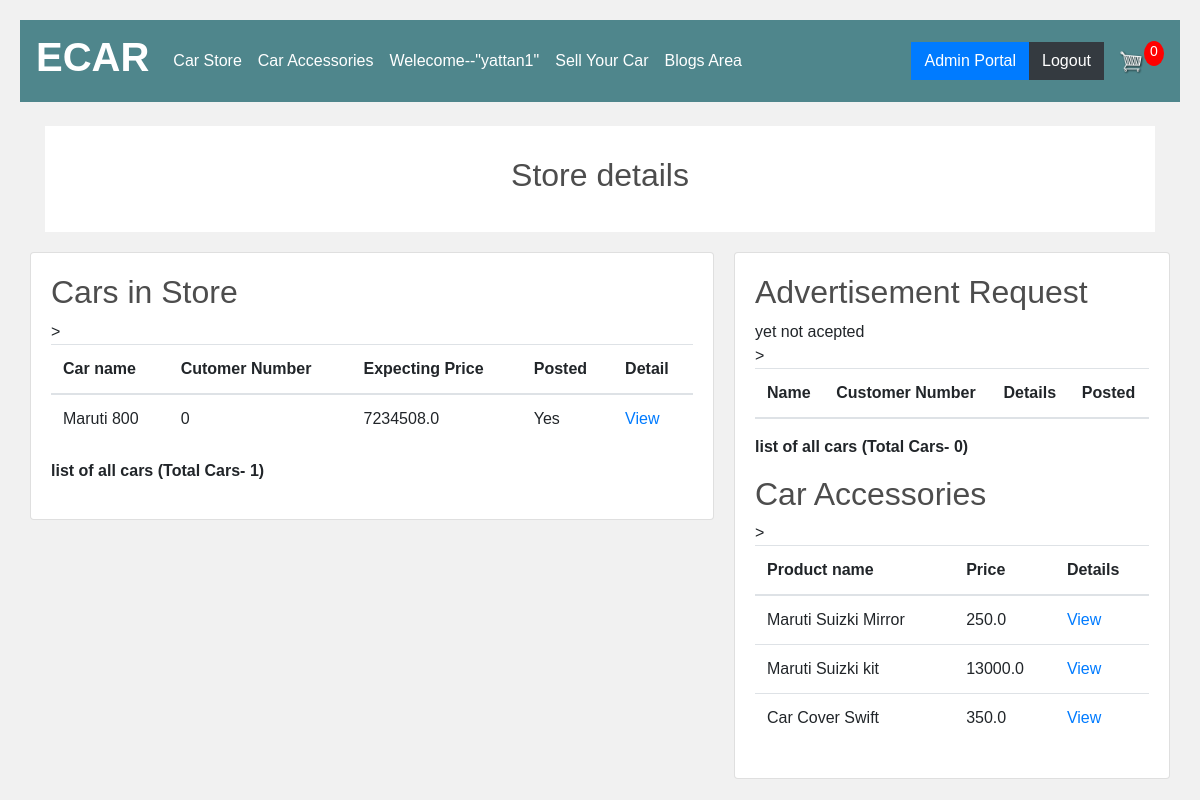
Screenshot of /storedetails (signed in) with the database file from the repository.
### store/models.py (models this page shows, shortened)
class Product(models.Model):
	name = models.CharField(max_length=200,default="Null")
	company_name = models.CharField(max_length=200,help_text="Maruti,Hundai,etc",default="Null")
	price = models.FloatField(default=500.0)
	digital = models.BooleanField(default=False,null=True, blank=True)
	image = models.ImageField(null=True, blank=True)
	image1 = models.ImageField(null=True, blank=True)
	image2 = models.ImageField(null=True, blank=True)
	des = models.CharField(max_length=200, help_text="color,condition,any problem in past,etc",default='Null')
	Km= models.CharField(max_length=200,default='Null')
	location = models.CharField(max_length=25,default='Null')
	Owners = models.CharField(max_length=10,default='Null')
	Year = models.CharField(max_length=4,default=00)
	car = models.CharField(max_length=20,default='Not')
	g = models.BooleanField(default=False,null=True, blank=True)
	totalprice=models.FloatField(default=0.0)
	number=models.IntegerField(default=0000000)
	customer= models.CharField(max_length=20,default="Null")
	car_number=models.CharField(max_length=4,default="xx90")
	parts = models.BooleanField(default=False,null=True, blank=True)
	def __str__(self):
		return self.name

### store/views.py (the view)
		def wrapper_func(request, *args, **kwargs):
			group = None
			if request.user.groups.exists():
				group = request.user.groups.all()[0].name
			if group in allowed_roles:
				return view_func(request, *args, **kwargs)
			else:
				return HttpResponse('You are not authorized to view this page')

### store/models.py (called while the page is built)
	@property
	def get_cart_items(self):
		orderitems = self.orderitem_set.all()
		total = sum([item.quantity for item in orderitems])
		return total

### store/utils.py (called while the page is built)
def cartData(request):
	if request.user.is_authenticated:
		customer = request.user.customer
		order, created = Order.objects.get_or_create(customer=customer, complete=False)
		items = order.orderitem_set.all()
		cartItems = order.get_cart_items
	else:
		cookieData = cookieCart(request)
		cartItems = cookieData['cartItems']
		order = cookieData['order']
		items = cookieData['items']
	return {'cartItems':cartItems ,'order':order, 'items':items}

### store/views.py (called while the page is built)
def allowed_users(allowed_roles=[]):
	def decorator(view_func):
		def wrapper_func(request, *args, **kwargs):
			group = None
			if request.user.groups.exists():
				group = request.user.groups.all()[0].name
			if group in allowed_roles:
				return view_func(request, *args, **kwargs)
			else:
				return HttpResponse('You are not authorized to view this page')
		return wrapper_func
	return decorator

@allowed_users(allowed_roles=['admin1'])
def storedetails(request):
	data = cartData(request)
	cartItems = data['cartItems']
	order = data['order']
	items = data['items']
	products = Product.objects.filter(car='Yes')
	count= Product.objects.filter(car='Yes').count()
	products2 = Product.objects.filter(car='Not',parts=False)
	count2=Product.objects.filter(car='Not',parts=False).count()
	parts = Product.objects.filter(parts=True)
	print(parts)
	context = {'products':products, 'products2':products2,'cartItems':cartItems,'products':products,'count':count,'count2':count2,'parts':parts}
	return render(request, 'store/storedetails.html',context)

### store/templates/store/storedetails.html (shortened to what this page needs)
{% extends 'store/main.html' %}
{% load static %}
{% block content %}
<div class="header">
  <h2>Store details</h2>
</div>
<div class="row">
  <div class="leftcolumn">
    <div class="card">
      <h2>Cars in Store</h2>
    <table border="1">
          <table class = "table">
   <thead>
      <tr>
         <th>Car name </th>>
         <th>Cutomer Number</th>
         <th>Expecting Price</th>
         <th>Posted</th>
         <th>Detail</th>
      </tr>
   </thead>
   <tbody>
    {% for product in products %}
      <tr class = "active">
         <td>{{product.name}} </td>
         <td>{{product.number}} </td>
         <td>{{product.totalprice}} </td>
         <td>{{product.car}} </td>
         <td>
        <a style="display: inline-block;" href="{% url 'view2' product.id %}" >View</a></td>
      </tr>
      {% endfor %}
   </tbody>
</table>
      <p><strong> list of all cars (Total Cars- {{count}}) </strong></p>
    </div>
  </div>
  <div class="rightcolumn">
    <div class="card">
      <h2 >Advertisement Request </h2>
      <a>yet not acepted</a>
<table border="1">
          <table class = "table">
   <thead>
      <tr>
         <th>Name </th>>
         <th>Customer Number</th>
         <th>Details</th>
         <th>Posted</th>
      </tr>
   </thead>
</table>
      <p><strong> list of all cars (Total Cars- {{count2}}) </strong></p>
      <h2 >Car Accessories </h2>
<table border="1">
          <table class = "table">
   <thead>
      <tr>
         <th>Product name</th>>
         <th>Price</th>
         <th>Details</th>
      </tr>
   </thead>
   <tbody>
    {% for product in parts %}
      <tr class = "active">
         <td>{{product.name}} </td>
         <td>{{product.totalprice}} </td>
<td>
<a style="display: inline-block;" href="{% url 'view2' product.id %}">View</a>
      {% endfor %}
   </tbody>
</table>
    </div>
</table></div></div></table></div></div></div>
{% endblock content %}

### store/templates/store/main.html (shortened to what this page needs)
<!DOCTYPE html>
{% load static %}
<html>
<head>
	<link rel="stylesheet" href="https://stackpath.bootstrapcdn.com/bootstrap/4.4.1/css/bootstrap.min.css">
	<link rel="stylesheet" type="text/css" href="{% static 'css/main.css' %}">
</head>
<body>
<div>
	<nav class="navbar navbar-expand-lg navbar-dark bg-dark">
	  <a class="navbar-brand" ><h1 style="color: white"><strong>ECAR</strong></h1></a>
	  <div class="collapse navbar-collapse" id="navbarSupportedContent" >
	    <ul class="navbar-nav mr-auto">
	      <li class="nav-item active">
	        <a class="nav-link" href="{% url 'store' %}">Car Store <span class="sr-only">(current)</span></a>
	      </li>
	      <li class="nav-item active">
	        <a class="nav-link" href="{% url 'vp' %}">Car Accessories <span class="sr-only">(current)</span></a>
	      </li>
	      <li class="nav-item active">
	        <h class="nav-link">Welecome--"{{request.user.username}}"</h>
	      </li>
<li class="nav-item active">
	        <a class="nav-link" href="{% url 'seller' %}">Sell Your Car<span class="sr-only">(current)</span></a>
	      </li>
	  <li class="nav-item active">
	        <a class="nav-link" href="{% url 'tb' %}">Blogs Area<span class="sr-only">(current)</span></a>
	      </li>
	    </ul>
	    {%if not request.user.username %}
	    <div class="form-inline my-2 my-lg-0">
	     	<a href="{% url 'login' %}"class="btn btn-dark">LogIn</a>
     	{%else%}
     	<div class="form-inline my-2 my-lg-0">
	     	<a href="{% url 'adminportal' %}"class="btn btn-primary">Admin Portal</a>
     	<div class="form-inline my-2 my-lg-0">
	     	<a href="{% url 'logout' %}"class="btn btn-dark">Logout</a>
	     	<a href="{% url 'cart' %}">
	    		<img  id="cart-icon" src="{% static 'images/cart.png' %}">
	    	</a>
	    	<p id="cart-total">{{cartItems}}</p>
	     	{%endif%}
	    </div>
	  </div>
	</nav>
     <div class="container">
            <br>
            {% block content %}
            {% endblock content %}
</body>
</html>

### static/css/main.css (style rules this page uses)
body { background-color: hsl(0, 0%, 98%); }
h1,h2,h3,h4,h5,h6 { color:hsl(0, 0%, 30%); }
.bg-dark { background-color: #4f868c!important; }
#cart-icon { width:25px; display: inline-block; margin-left: 15px; }
#cart-total { display: block; text-align: center; color:#fff; background-color: red; width: 20px; height: 25px; border-radius: 50%; font-size: 14px; }
.btn { border-radius: 0; }

### store/templates/store/main.html (style rules this page uses)
body, body { background-color:#F3E5AB; }

### store/templates/store/storedetails.html (style rules this page uses)
body { font-family: Arial; padding: 20px; background: #f1f1f1; }
.header { padding: 30px; font-size: 40px; text-align: center; background: white; }
.leftcolumn { float: left; width: 60%; }
.rightcolumn { float: left; width: 40%; padding-left: 20px; }
.card { background-color: white; padding: 20px; margin-top: 20px; }
.row:after { content: ""; display: table; clear: both; }

### rows the page displays
Product: name "Maruti 800", number "0", totalprice "7234508.0", car "Yes"
Product: name "Maruti Suizki Mirror", totalprice "250.0"
Product: name "Maruti Suizki kit", totalprice "13000.0"
Product: name "Car Cover Swift", totalprice "350.0"

### other values shown
{{ request.user.username }} "yattan1"
{{ cartItems }} "0"
{{ count }} "1"
{{ count2 }} "0"
